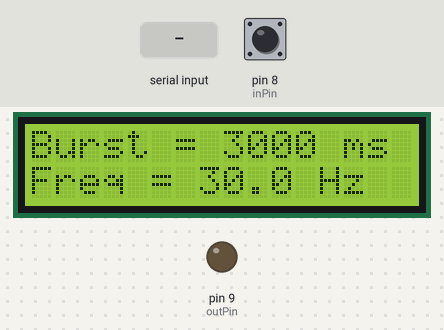
Bench run of a sketch on a simulated Arduino Uno, built with avr-gcc and run on an emulated ATmega328P. Shown: 16×2 character LCD, output pins drawn as LEDs (lit = HIGH). The inputs (shaded band) are chosen by the test bench; at power-on: pin 8 (inPin) HIGH. Pins used as bus, display or sensor lines are not drawn; what the sketch prints to the serial monitor is not drawn.

Above: at 1.3 s.
1.4 s: "<90:45:200>" received over Serial
2.9 s: "<90:45>" received over Serial
4.4 s: "<0>" received over Serial
5.9 s: pin 8 (inPin) pulsed LOW 5 times (0.12 s each, 0.3 s apart)
Timing chart, 0 to 10.6 s (numbered marks = the images above; inputs shaded):
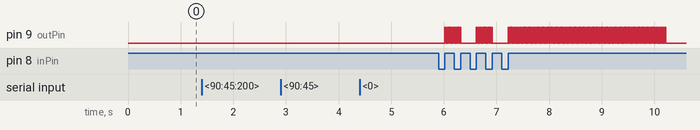

Measured:
- after the input at 1.4 s, every drawn part: stays the same
- after the input at 2.9 s, every drawn part: stays the same
- after the input at 4.4 s, every drawn part: stays the same

The sketch:

serialProgPWMPulseLaserBurstWithLCD.ino
```cpp
/*

    When inPin goes from low to high, start pulsing on outPin with a pulseHalfPeriod.
    Keep pulsing for burstDuration and abort if inPin goes low to high

    Terminology -
      a pulse is a single on-off of light with a duration specified by pulseFreq
      a burst is a bunch of pulses specified by a duration in ms
      pwm can be used to modulate laser power delivered by each pulse

    Serial connection can be used to set burstDuration and pulseFreq
    String should look like this 'burstDuration:pulseFreq', where both are integers.  Values of 0 are ignored.

    See https://forum.arduino.cc/t/serial-input-basics/278284/2

    IC2 controlled LCD (I2C 16x2) shows current set points

    A4 connects to SDA
    A5 connects to SCL
    see also:
    https://wiki.dfrobot.com/I2C_TWI_LCD1602_Module__Gadgeteer_Compatible___SKU__DFR0063_
    https://www.makerguides.com/character-i2c-lcd-arduino-tutorial/

*/

#include "serialCmdDefs.h"
#include <LiquidCrystal_I2C.h>
#include <Wire.h>

// The following values must match those used in arduinoSerialPulseGenerator.m
#define NEWLINE 10 // Linefeed LF (0x0A) sent to terminate string in Matlab, could also use CarriageReturn (CR) = 13 = 0x0D
#define BUFFERSIZE 52 // all commands will be this many bytes
#define BAUDRATE 115200 // must match matlab value

#define MAXDURATION 3600000 // one hour - don't use actual max of 4294967290 for unsigned long because overflow if you add it to anything

// Hardware Assignments
const int inPin = 8;
const int outPin = 9;
const int burstActivePin = LED_BUILTIN; // built in LED will show pulses

// Bursts
unsigned long currTime, burstEndTime, pulseToggleTime; // for use with millis timer
unsigned long burstDuration = 3000; // us
float pulseFreq = 30.0; // Hz
unsigned long pulseHalfPeriod; // ms, one on-off cycle occurs every 2 pulseHalfPeriods
int pulseActive = LOW;

// PWM
unsigned long currTimeUs, pwmOnTime, pwmOffTime, pwmToggleTime; // for use with micros timer
int dutyCycle = 100;
float pwmFreq = 500.0; // Hz

// laserState and program control state variables
int laserState = LOW;
bool startBurst = false;

// Variables controlled by serial commands
bool abortFlag = false;
bool serialTrigger = false;

// Variables used to process serial commands
const char startMarker = '<';
const char endMarker = '>';
char cmdBuffer[BUFFERSIZE];
bool newCommandReceived = false;

// Variables to set minimum interval before trigger pulses
unsigned long readyForTriggerTime;
int debounceWindow = 50; // ms, define minimum time between toggles

// LCD Interface
// Set the LCD address to 0x20 for a 16 chars and 2 line display
// (all address jumpers in place)
LiquidCrystal_I2C lcd(0x20, 16, 2);

bool inPinToggled = false;

int inPinState, prevInPinState;

enum programStates {
  WAITING,
  PULSING
};
int programState = WAITING;

void setup() {
  pinMode(inPin, INPUT);
  pinMode(outPin, OUTPUT);
  pinMode(burstActivePin, OUTPUT);
  inPinState = digitalRead(inPin);
  prevInPinState = inPinState;
  readyForTriggerTime = 0;

  // Init the LCD
  lcd.init();
  lcd.backlight();
  lcd.clear();
  outputStateToLCD();

  // Init state control variables
  pulseHalfPeriod = 500 / pulseFreq; // one full on/off pulse cycle every 1/pulseFreq
  calculatePWMTimes();

  // Activate the Serial interface
  Serial.begin(BAUDRATE);

}


void outputStateToLCD() {
  // Show current parameters
  lcd.home();
  lcd.print("Burst = ");
  if (burstDuration < MAXDURATION) {
    lcd.print(burstDuration);
    lcd.print(" ms     ");
  } else {
    lcd.print(" inf    ");
  }
  lcd.setCursor(0, 1);
  lcd.print("Freq = ");
  lcd.print(pulseFreq, 1);
  lcd.print(" Hz    ");
}


void loop() {

  currTime = millis();
  currTimeUs = micros();

  // Start a burst on low-high transitions on the in pin or when commanded by the serial interface
  inPinToggled = false;
  startBurst = false;
  if (currTime >= readyForTriggerTime || serialTrigger) {
    inPinState = digitalRead(inPin);
    if (inPinState != prevInPinState) { // toggle occured
      inPinToggled = true;
      prevInPinState = inPinState;
      readyForTriggerTime = currTime + debounceWindow;
      if (inPinToggled && inPinState == HIGH) startBurst = true;
    }
  }
  startBurst += serialTrigger;

  // Determine when to start/stop pulse and when to turn the laser on and off
  switch (programState) {
    case WAITING:
      if (startBurst) {
        programState = PULSING;
        burstEndTime = currTime + burstDuration;
        pulseToggleTime = currTime + pulseHalfPeriod;
        pwmToggleTime = currTimeUs + pwmOnTime;
        pulseActive = HIGH;
        if (dutyCycle > 0) laserState = HIGH;
        Serial.println("BurstStarting");
      }
      break;
    case PULSING:
      if ((inPinToggled && inPinState == HIGH) || (currTime > burstEndTime) || abortFlag) {
        laserState = LOW;
        pulseActive = LOW;
        programState = WAITING;
        if (abortFlag) Serial.println("BurstAborted");
        else Serial.println("BurstComplete");
      } else if (currTime >= pulseToggleTime) {
        pulseActive = ~pulseActive;
        pulseToggleTime = currTime + pulseHalfPeriod;
        if (pulseActive==HIGH) {
          if (dutyCycle > 0) laserState = HIGH;
          pwmToggleTime = currTimeUs + pwmOnTime;
        } else {
          laserState = LOW;
        }
      }
      if (pulseActive == HIGH && currTimeUs > pwmToggleTime) {
        if (dutyCycle != 0 && dutyCycle != 100) laserState = !laserState;
        if (laserState) pwmToggleTime = currTimeUs + pwmOnTime;
        else pwmToggleTime = currTimeUs + pwmOffTime;
      }
      break;
  }
  digitalWrite(outPin, laserState);
  digitalWrite(burstActivePin, pulseActive);
  abortFlag = false;
  serialTrigger = false;
  processSerialCommands();
}

void processSerialCommands() {
  // Fill buffer with serial data until a complete command, delimited by <>, is received
  static bool recvInProgress = false;
  static byte iCmdBuff = 0;
  char rcvByte;
  while (Serial.available() > 0) {
    rcvByte = Serial.read();
    if (rcvByte == startMarker) {
      recvInProgress = true;
    } else if (recvInProgress) {
      if (rcvByte != endMarker) {
        cmdBuffer[iCmdBuff++] = rcvByte;
      } else {
        //cmdBuffer[iCmdBuff] == '\n';
        recvInProgress = false;
        //Serial.println(cmdBuffer);
        String commandStr(cmdBuffer);
        for (int ii = 0; ii <= iCmdBuff; ii++) cmdBuffer[ii] = 0;
        iCmdBuff = 0;
        if (!executeCommand(&commandStr)) {
          String rtrnStr("Unknown Command <");
          rtrnStr += commandStr + ">\n";
          Serial.print(rtrnStr);
        }
      }
    }
  }
}

bool executeCommand(String *commandStr) {
  // Interpret and execute complete commands
  bool success = true; // set false for unrecognized commands
  if (*commandStr == ABORTCMD) abortFlag = true;
  else if (*commandStr == VALIDATECMD) Serial.println("VALID");
  else if (*commandStr == TRIGGERCMD) serialTrigger = true;
  else {
    char *pVarName, *pVarValue;
    bool needRefresh = false;
    char cmdBuffer[commandStr->length() + 1];
    commandStr->toCharArray(cmdBuffer, commandStr->length() + 1);
    // Split command string at the :, 1st half is variable name 2nd half is value
    pVarName = strtok(cmdBuffer, ":");
    pVarValue = strtok(NULL, ":");
    String varName(pVarName);
    if (varName == BURSTDURATIONVAR) {
      int cmdBurstDuration = atoi(pVarValue);
      if (cmdBurstDuration == 0) {
        if (burstDuration != MAXDURATION) {
          needRefresh = true;
          burstDuration = MAXDURATION;
        }
        burstEndTime = millis(); // end current pulse if in-progress
      } else if (cmdBurstDuration != burstDuration) {
        burstDuration = cmdBurstDuration;
        needRefresh = true;
        burstEndTime = millis(); // end current pulse if in-progress
      }
      String rtrnStr = String(BURSTDURATIONVAR) + "=" + String(burstDuration);
      Serial.println(rtrnStr);
    } else if (varName == PULSEFREQVAR) {
      float cmdPulseFreq = atof(pVarValue);
      if (cmdPulseFreq > 0 && pulseFreq != cmdPulseFreq) {
        needRefresh = true;
        pulseFreq = cmdPulseFreq;
        pulseHalfPeriod = 500 / pulseFreq;
        pulseToggleTime = millis();
      } else if (cmdPulseFreq == 0 && pulseFreq != 0.0) {
        needRefresh = true;
        pulseFreq = 0.0;
        pulseHalfPeriod = MAXDURATION;
        pulseToggleTime = millis();
      }
      String rtrnStr = String(PULSEFREQVAR) + "=" + String(pulseFreq) + ":pulseHalfPeriod=" + String(pulseHalfPeriod);
      Serial.println(rtrnStr);
    } else if (varName == DUTYCYCLEVAR) {
      dutyCycle = constrain(atoi(pVarValue), 0, 100);
      calculatePWMTimes();
      String rtrnStr = String(DUTYCYCLEVAR) + "=" + String(dutyCycle); // + ":pwmOnTime=" + String(pwmOnTime) + ":pwmOffTime=" + String(pwmOffTime);
      Serial.println(rtrnStr);
    } else {
      success = false;
    }
    if (needRefresh) outputStateToLCD();
  }
  return success;
}

void calculatePWMTimes() {
  static double pwmPeriod, onTime, offTime;
  pwmPeriod = 1e6 / pwmFreq;
  onTime = ((float)dutyCycle / 100) * pwmPeriod;
  offTime = pwmPeriod - onTime;
  pwmOnTime = (unsigned long)(onTime);
  pwmOffTime = (unsigned long)(offTime);
}
```

serialCmdDefs.h
```cpp
/*
 *
 *  This file define Serial commands used to control the arduino
 *
 */

#define ABORTCMD "ABORT"
#define TRIGGERCMD "TRIGGER"
#define VALIDATECMD "VALIDATE"
#define BURSTDURATIONVAR "burstDuration"
#define PULSEFREQVAR "pulseFreq"
#define DUTYCYCLEVAR "dutyCycle"
#define PWMFREQ "pwmFreq"
```
